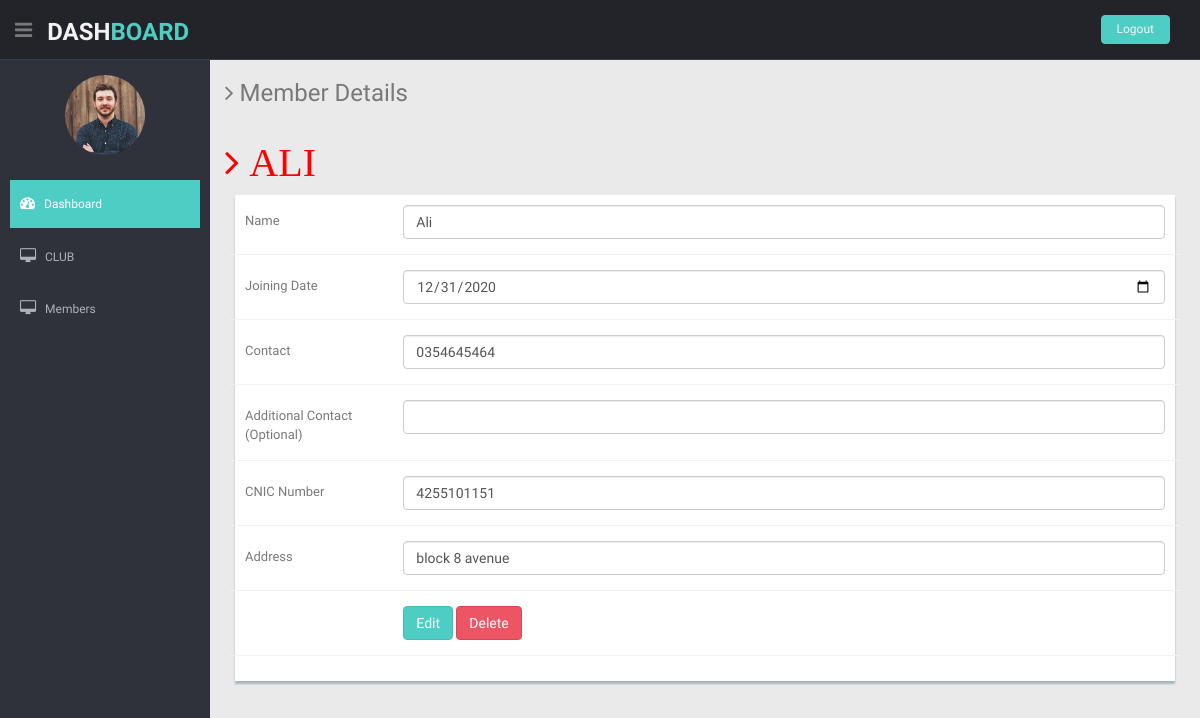
The app's page /Dashboard/memberinfo.php?id=11, older data.
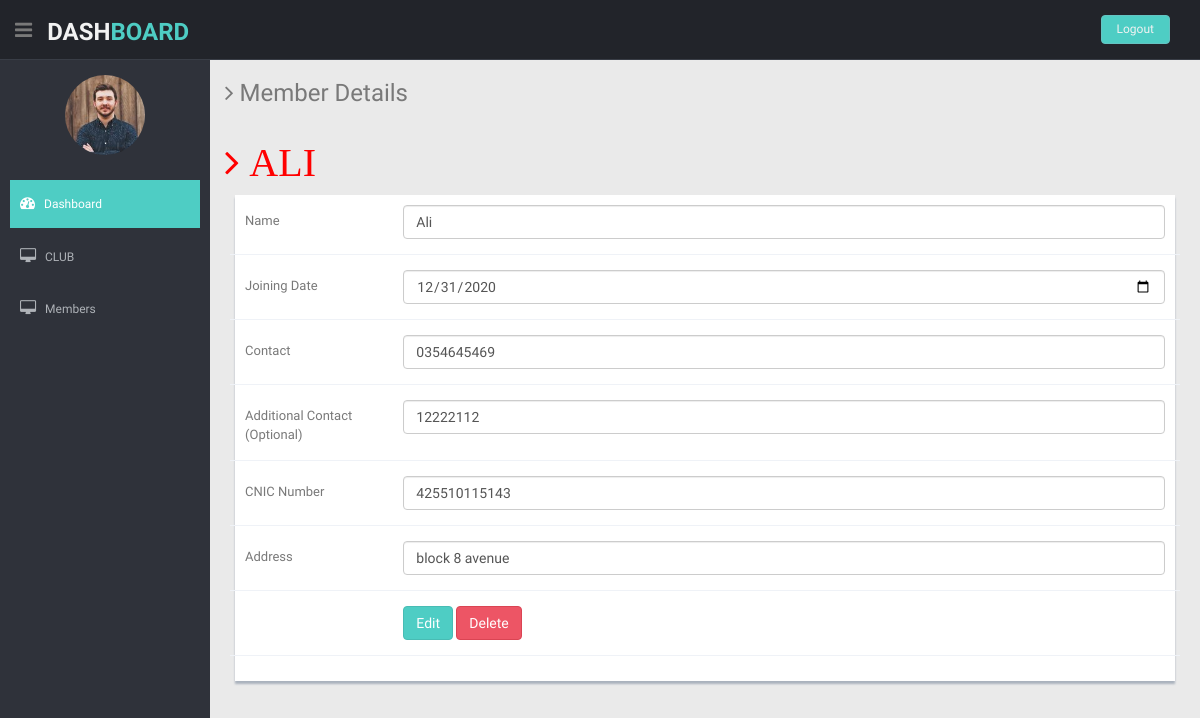
The same page, newer data.
### tables this page shows
CREATE TABLE `register_member` (
  `member_code` int(11) NOT NULL,
  `member_name` varchar(100) NOT NULL,
  `joining_date` date NOT NULL,
  `member_cont1` varchar(11) NOT NULL,
  `member_cont2` varchar(11) DEFAULT NULL,
  `member_cnic` varchar(13) NOT NULL,
  `member_address` varchar(250) NOT NULL
);

### Dashboard/memberinfo.php (the view, shortened to what this page needs)
<?php include 'connection.php';
    if(isset($_GET['id'])){
        $id = $_GET['id'];
        $q = "SELECT * FROM `register_member` WHERE `member_code`='$id'";
        $r = mysqli_query($conn,$q);
        $val = mysqli_fetch_assoc($r);
    }else {
        header('location:index.php?error=Please select a member');
    }
?>
<!DOCTYPE html>
<html lang="en">
<head>
  <link href="lib/bootstrap/css/bootstrap.min.css" rel="stylesheet">
  <link href="lib/font-awesome/css/font-awesome.css" rel="stylesheet" />
  <link rel="stylesheet" type="text/css" href="css/zabuto_calendar.css">
  <link rel="stylesheet" type="text/css" href="lib/gritter/css/jquery.gritter.css" />
  <link href="css/style.css" rel="stylesheet">
  <link href="css/style-responsive.css" rel="stylesheet">
</head>
<body>
  <section id="container">
        <?php include 'header.php'; ?>
   <section id="main-content">
      <section class="wrapper">
        <h3><i class="fa fa-angle-right"></i> Member Details</h3>
        <div class="row mt">
          <div class="col-lg-12">
            <h4 style="text-transform: uppercase; font-size:40px; color:red;"><i class="fa fa-angle-right"> <?php echo $val['member_name'] ?>  </i></h4>
            <div class="form-panel">
              <div class="form">
                <form class="cmxform form-horizontal style-form" id="signupForm" method="POST" action="memberinfoEdit&Del.php">
                  <div class="form-group ">
                    <label for="member_name" class="control-label col-lg-2">Name</label>
                    <div class="col-lg-10">
                      <input class=" form-control" id="member_name" name="member_name" type="text" value="<?php echo $val['member_name'] ?>" />
                    </div>
                  </div>
                  <div class="form-group ">
                    <label for="joining_date" class="control-label col-lg-2">Joining Date</label>
                    <div class="col-lg-10">
                      <input class="form-control " id="joining_date" name="joining_date" type="date" value="<?php echo $val['joining_date'] ?>" />
                    </div>
                  </div>
                  <div class="form-group ">
                    <label for="member_cont1" class="control-label col-lg-2">Contact</label>
                    <div class="col-lg-10">
                      <input class="form-control " id="member_cont1" name="member_cont1" type="number" value="<?php echo $val['member_cont1'] ?>" />
                    </div>
                  </div>
                  <div class="form-group ">
                    <label for="member_cont2" class="control-label col-lg-2">Additional Contact (Optional)</label>
                    <div class="col-lg-10">
                      <input class="form-control " id="member_cont2" name="member_cont2" type="number" value="<?php echo $val['member_cont2'] ?>" />
                    </div>
                  </div>
                  <div class="form-group ">
                    <label for="member_cnic" class="control-label col-lg-2">CNIC Number</label>
                    <div class="col-lg-10">
                      <input class="form-control " id="member_cnic" name="member_cnic" type="number" value="<?php echo $val['member_cnic'] ?>" />
                    </div>
                  </div>
                  <div class="form-group ">
                    <label for="member_address" class="control-label col-lg-2">Address</label>
                    <div class="col-lg-10">
                      <input class="form-control " id="member_address" name="member_address" type="text" value="<?php echo $val['member_address'] ?>" />
                    </div>
                  </div>
                  <div class="form-group">
                    <div class="col-lg-offset-2 col-lg-10">
                      <button class="btn btn-theme" type="submit" name="Edit">Edit</button>
                      <button class="btn btn-theme04" type="submit" name="Delete">Delete</button>
                    </div>
                  </div>
                </form>
              </div>
            </div>
          </div>
        </div>
      </section>
    </section>
  </section>
</body>
</html>

Row changes from the older to the newer data that the page shows:
changed register_member "ALI": member_cont1 "0354645464" → "0354645469"; member_cont2 (not shown) → "12222112"; member_cnic "4255101151" → "425510115143"
